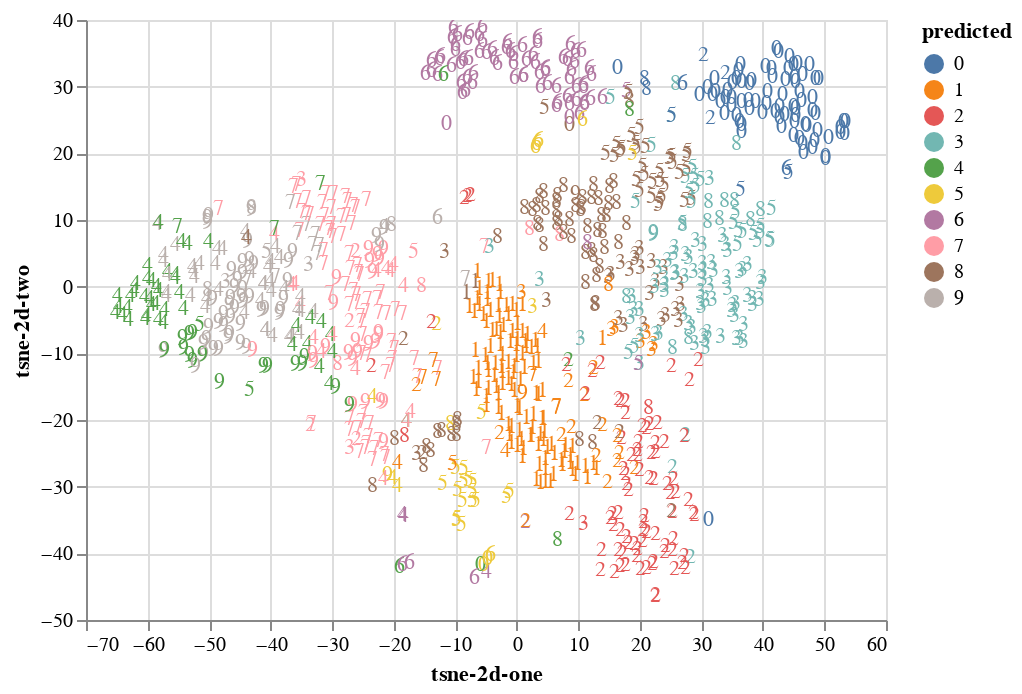

Source (notebook cell):
### Code cell
alt.Chart(df_20).mark_text().encode(
    text='label',
    x='tsne-2d-one',
    y='tsne-2d-two',
    color=alt.Color('predicted', type='nominal'),
    tooltip=['label', 'predicted']
).interactive()

### Figure 1 — Vega-Lite specification as saved in the notebook (floating-point values rounded to 4 significant figures; data arrays with more than 128 entries replaced by an {"elided": "..."} marker saying what was removed)
{"config": {"view": {"continuousWidth": 400, "continuousHeight": 300}}, "data": {"name": "data-a86832dbe2910dcd5c56cb3947d02da3"}, "mark": "text", "encoding": {"color": {"type": "nominal", "field": "predicted"}, "text": {"type": "quantitative", "field": "label"}, "tooltip": [{"type": "quantitative", "field": "label"}, {"type": "quantitative", "field": "predicted"}], "x": {"type": "quantitative", "field": "tsne-2d-one"}, "y": {"type": "quantitative", "field": "tsne-2d-two"}}, "selection": {"selector002": {"type": "interval", "bind": "scales", "encodings": ["x", "y"]}}, "$schema": "https://vega.github.io/schema/vega-lite/v4.8.1.json", "datasets": {"data-a86832dbe2910dcd5c56cb3947d02da3": {"elided": "1000 records"}}}
